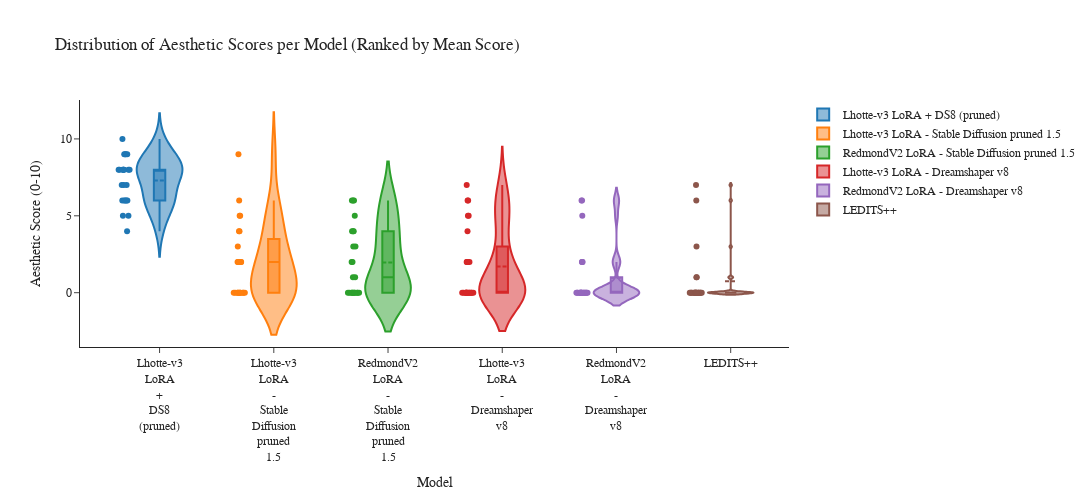

The code cell stored with this chart in its notebook:
### Code cell
import plotly.graph_objects as go
import pandas as pd

mean_scores = df.groupby('Model')['Score esthéthique (0-10)'].mean().sort_values(ascending=False)
df = df.copy()
df['Model'] = pd.Categorical(df['Model'], categories=mean_scores.index, ordered=True)

wrapped_labels = [label.replace(" ", "<br>") for label in mean_scores.index]

fig = go.Figure()

for model in mean_scores.index:
    fig.add_trace(go.Violin(
        y=df[df['Model'] == model]['Score esthéthique (0-10)'],
        name=model,  # Unwrapped for the legend
        box_visible=True,
        meanline_visible=True,
        points='all',
        width=0.4,
        scalemode='width',
        spanmode='soft'
    ))

fig.update_layout(
    title='Distribution of Aesthetic Scores per Model (Ranked by Mean Score)',
    xaxis_title='Model',
    yaxis_title='Aesthetic Score (0-10)',
    font=dict(family='Serif', size=12),
    width=1100,
    height=500,
    violingap=0.15,
    template='simple_white'
)

fig.update_xaxes(
    tickvals=list(mean_scores.index),
    ticktext=wrapped_labels
)

fig.show()

### Figure 1 — Plotly figure (JSON) as saved in the notebook; plotly's stock layout.template omitted (floating-point values rounded to 4 significant figures)
{"data": [{"box": {"visible": true}, "meanline": {"visible": true}, "name": "Lhotte-v3 LoRA + DS8 (pruned)", "points": "all", "scalemode": "width", "spanmode": "soft", "type": "violin", "width": 0.4, "y": [8, 6, 9, 9, 6, 7, 8, 9, 8, 7, 5, 6, 9, 10, 7, 8, 8, 8, 6, 8, 4, 6, 5, 8]}, {"box": {"visible": true}, "meanline": {"visible": true}, "name": "Lhotte-v3 LoRA - Stable Diffusion pruned 1.5", "points": "all", "scalemode": "width", "spanmode": "soft", "type": "violin", "width": 0.4, "y": [2, 2, 3, 0, 5, 0, 0, 2, 0, 0, 0, 5, 2, 2, 0, 0, 2, 0, 4, 4, 0, 0, 6, 9]}, {"box": {"visible": true}, "meanline": {"visible": true}, "name": "RedmondV2 LoRA - Stable Diffusion pruned 1.5", "points": "all", "scalemode": "width", "spanmode": "soft", "type": "violin", "width": 0.4, "y": [3, 1, 0, 0, 6, 6, 4, 0, 2, 0, 2, 3, 6, 0, 0, 5, 0, 0, 0, 4, 4, 0, 0, 1]}, {"box": {"visible": true}, "meanline": {"visible": true}, "name": "Lhotte-v3 LoRA - Dreamshaper v8", "points": "all", "scalemode": "width", "spanmode": "soft", "type": "violin", "width": 0.4, "y": [2, 5, 0, 6, 0, 2, 0, 0, 0, 0, 7, 0, 0, 0, 4, 6, 5, 0, 0, 2, 0, 2, 0, 0]}, {"box": {"visible": true}, "meanline": {"visible": true}, "name": "RedmondV2 LoRA - Dreamshaper v8", "points": "all", "scalemode": "width", "spanmode": "soft", "type": "violin", "width": 0.4, "y": [0, 0, 0, 0, 0, 0, 2, 0, 0, 0, 0, 0, 0, 5, 0, 0, 0, 2, 2, 6, 6, 0, 0, 0]}, {"box": {"visible": true}, "meanline": {"visible": true}, "name": "LEDITS++", "points": "all", "scalemode": "width", "spanmode": "soft", "type": "violin", "width": 0.4, "y": [0, 0, 0, 1, 0, 0, 7, 0, 0, 0, 3, 0, 0, 0, 0, 0, 0, 0, 0, 0, 0, 0, 6, 1]}], "layout": {"font": {"family": "Serif", "size": 12}, "height": 500, "title": {"text": "Distribution of Aesthetic Scores per Model (Ranked by Mean Score)"}, "violingap": 0.15, "width": 1100, "xaxis": {"ticktext": ["Lhotte-v3<br>LoRA<br>+<br>DS8<br>(pruned)", "Lhotte-v3<br>LoRA<br>-<br>Stable<br>Diffusion<br>pruned<br>1.5", "RedmondV2<br>LoRA<br>-<br>Stable<br>Diffusion<br>pruned<br>1.5", "Lhotte-v3<br>LoRA<br>-<br>Dreamshaper<br>v8", "RedmondV2<br>LoRA<br>-<br>Dreamshaper<br>v8", "LEDITS++"], "tickvals": ["Lhotte-v3 LoRA + DS8 (pruned)", "Lhotte-v3 LoRA - Stable Diffusion pruned 1.5", "RedmondV2 LoRA - Stable Diffusion pruned 1.5", "Lhotte-v3 LoRA - Dreamshaper v8", "RedmondV2 LoRA - Dreamshaper v8", "LEDITS++"], "title": {"text": "Model"}}, "yaxis": {"title": {"text": "Aesthetic Score (0-10)"}}}}
